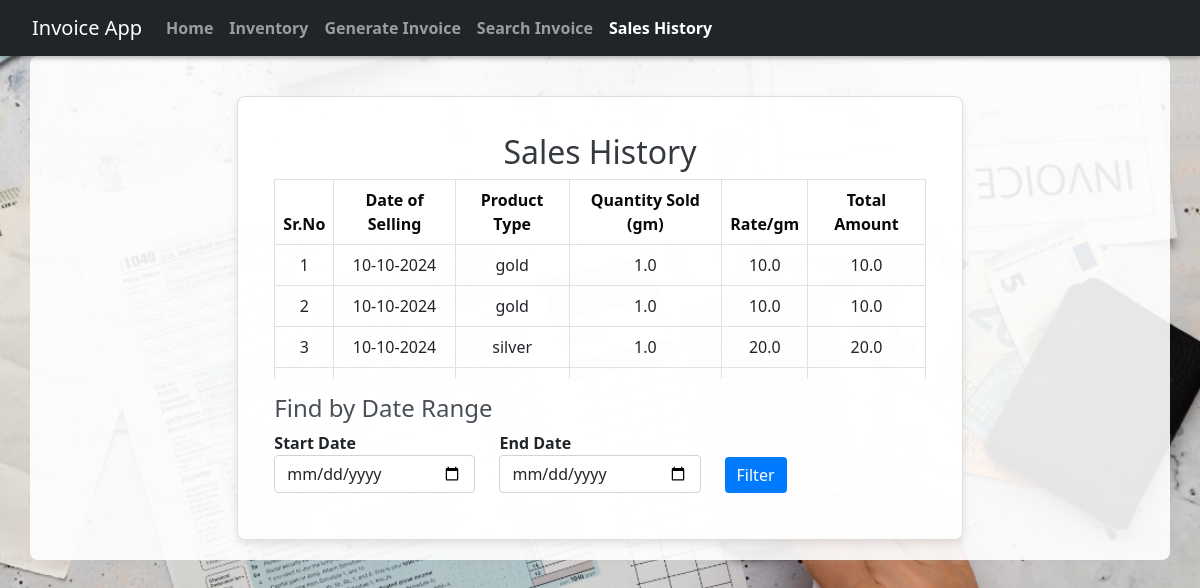
Page /sales_history on the committed database.
### models.py (models this page shows)
class Sales(db.Model):
    id = db.Column(db.Integer, primary_key=True)
    date_of_selling = db.Column(db.DateTime, default=datetime.utcnow, nullable=False)
    product_type = db.Column(db.String(100), nullable=False)
    quantity_sold = db.Column(db.Float, nullable=False)
    rate = db.Column(db.Float, nullable=False)
    total_amount = db.Column(db.Float, nullable=False)  # Rate * Quantity Sold

### app.py (the view, shortened to what this page needs)
@app.route('/sales_history', methods=['GET', 'POST'])
def sales_history():
    sales = Sales.query.all()  # Fetch all sales data for the history section
    return render_template('sales_history.html', sales=sales)

### templates/sales_history.html (shortened to what this page needs)
<!DOCTYPE html>
<html lang="en">
<head>
    <link href="https://cdn.jsdelivr.net/npm/bootstrap@5.1.0/dist/css/bootstrap.min.css" rel="stylesheet">
    <link href="/static/css/sales_history.css" rel="stylesheet">
</head>
<body>
    <nav class="navbar navbar-expand-lg navbar-dark bg-dark fixed-top">
        <div class="container-fluid">
            <a class="navbar-brand" href="/">Invoice App</a>
            <div class="collapse navbar-collapse" id="navbarNav">
                <ul class="navbar-nav me-auto mb-2 mb-lg-0">
                    <li class="nav-item">
                        <a class="nav-link" href="/">Home</a>
                    </li>
                    <li class="nav-item">
                        <a class="nav-link" href="/inventory">Inventory</a>
                    </li>
                    <li class="nav-item">
                        <a class="nav-link" href="/generate_invoice_page">Generate Invoice</a>
                    </li>
                    <li class="nav-item">
                        <a class="nav-link" href="/search_invoice">Search Invoice</a>
                    </li>
                    <li class="nav-item">
                        <a class="nav-link active" href="/sales_history">Sales History</a>
                    </li>
                </ul>
            </div>
        </div>
    </nav>
    <div class="container">
        <div class="row">
            <div class="col-md-8 offset-md-2">
                <div class="card">
                    <div class="card-body">
                        <h2 style="text-align: center;">Sales History</h2>
                        <div class="table-wrapper">
                            <table class="table table-bordered">
                                <thead>
                                    <tr>
                                        <th scope="col">Sr.No</th>
                                        <th>Date of Selling</th>
                                        <th>Product Type</th>
                                        <th>Quantity Sold (gm)</th>
                                        <th>Rate/gm</th>
                                        <th>Total Amount</th>
                                    </tr>
                                </thead>
                                <tbody>
                                    {% for sale in sales %}
                                    <tr>
                                        <td scope="row">{{ loop.index }}</td>
                                        <td>{{ sale.date_of_selling.strftime('%d-%m-%Y') }}</td>
                                        <td>{{ sale.product_type }}</td>
                                        <td>{{ sale.quantity_sold }}</td>
                                        <td>{{ sale.rate }}</td>
                                        <td>{{ sale.total_amount }}</td>
                                    </tr>
                                    {% endfor %}
                                </tbody>
                            </table>
                        </div>
                        <h4>Find by Date Range</h4>
                        <form method="POST">
                            <div class="row align-items-end" style="margin-bottom: 10px;">
                                <div class="col-md-4">
                                    <label for="start_date">Start Date</label>
                                    <input type="date" class="form-control" id="start_date" name="start_date" required>
                                </div>
                                <div class="col-md-4">
                                    <label for="end_date">End Date</label>
                                    <input type="date" class="form-control" id="end_date" name="end_date" required>
                                </div>
                                <div class="col-md-2">
                                    <button type="submit" class="btn btn-primary btn-block">Filter</button>
                                </div>
                            </div>
                        </form>
                    </div>
                </div>
            </div>
        </div>
    </div>
</body>
</html>

### static/css/sales_history.css (style rules this page uses)
body { background-image: url('/static/images/background.jpg'); background-size: cover; background-position: center; background-repeat: no-repeat; background-attachment: fixed; height: 100vh; padding-top: 56px; }
nav { background-color: #343a40; padding: 10px 20px; box-shadow: 0 2px 5px rgba(0, 0, 0, 0.3); }
nav a.nav-link { color: white; font-weight: bold; transition: color 0.3s ease; }
h2 { color: #343a40; }
h4 { color: #495057; margin-top: 15px; }
.table { border-collapse: collapse; }
.table th { background-color: #007bff; color: rgb(9, 9, 9); text-align: center; }
.table td { text-align: center; }
label { font-weight: bold; }
.btn-primary { background-color: #007bff; border: none; }
.table-wrapper { max-height: 200px; overflow-y: auto; }
.table thead th { position: sticky; top: 0; background-color: white; }
.card { margin-top: 20px; box-shadow: 0px 4px 8px rgba(0, 0, 0, 0.1); }
.container, .card { background-color: rgba(255, 255, 255, 0.9); padding: 20px; border-radius: 8px; }

### rows in the picture
Sales: date_of_selling "10-10-2024", product_type "gold", quantity_sold "1.0", rate "10.0", total_amount "10.0"
Sales: date_of_selling "10-10-2024", product_type "gold", quantity_sold "1.0", rate "10.0", total_amount "10.0"
Sales: date_of_selling "10-10-2024", product_type "silver", quantity_sold "1.0", rate "20.0", total_amount "20.0"
